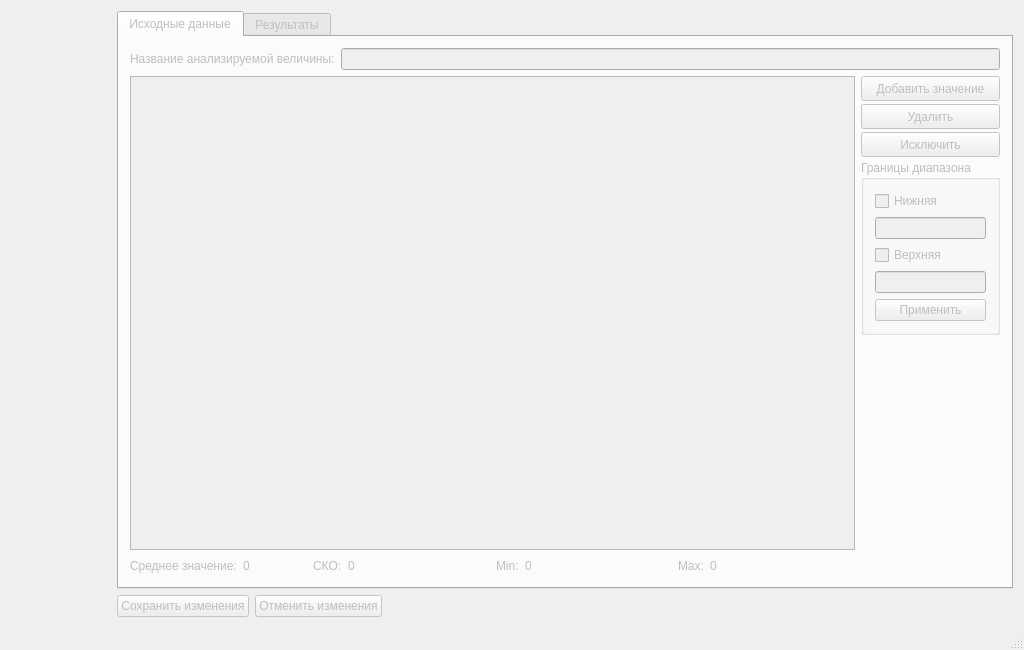
<?xml version="1.0" encoding="UTF-8"?>
<ui version="4.0">
 <class>MainWindow</class>
 <widget class="QMainWindow" name="MainWindow">
  <property name="geometry">
   <rect>
    <x>0</x>
    <y>0</y>
    <width>1024</width>
    <height>650</height>
   </rect>
  </property>
  <property name="windowTitle">
   <string>Парнас 0.9</string>
  </property>
  <widget class="QWidget" name="centralWidget">
   <layout class="QHBoxLayout" name="horizontalLayout">
    <item>
     <widget class="PropWidget" name="wgtProp" native="true">
      <property name="enabled">
       <bool>false</bool>
      </property>
      <property name="minimumSize">
       <size>
        <width>100</width>
        <height>100</height>
       </size>
      </property>
     </widget>
    </item>
    <item>
     <layout class="QVBoxLayout" name="verticalLayout_5">
      <item>
       <widget class="QTabWidget" name="tabWidget">
        <property name="enabled">
         <bool>false</bool>
        </property>
        <property name="currentIndex">
         <number>0</number>
        </property>
        <widget class="QWidget" name="tab">
         <attribute name="title">
          <string>Исходные данные</string>
         </attribute>
         <layout class="QVBoxLayout" name="verticalLayout_6">
          <item>
           <layout class="QHBoxLayout" name="horizontalLayout_2">
            <item>
             <widget class="QLabel" name="label_2">
              <property name="sizePolicy">
               <sizepolicy hsizetype="Minimum" vsizetype="Preferred">
                <horstretch>0</horstretch>
                <verstretch>0</verstretch>
               </sizepolicy>
              </property>
              <property name="text">
               <string>Название анализируемой величины:</string>
              </property>
             </widget>
            </item>
            <item>
             <widget class="QLineEdit" name="txtPropertyName"/>
            </item>
           </layout>
          </item>
          <item>
           <layout class="QHBoxLayout" name="horizontalLayout_4">
            <item>
             <layout class="QVBoxLayout" name="verticalLayout_3">
              <item>
               <widget class="SourceDataView" name="tblSourceData">
                <property name="selectionBehavior">
                 <enum>QAbstractItemView::SelectRows</enum>
                </property>
               </widget>
              </item>
              <item>
               <layout class="QHBoxLayout" name="hlayStat">
                <item>
                 <layout class="QHBoxLayout" name="hlayMean">
                  <item>
                   <widget class="QLabel" name="label_3">
                    <property name="text">
                     <string>Среднее значение:</string>
                    </property>
                   </widget>
                  </item>
                  <item>
                   <widget class="QLabel" name="lblMean">
                    <property name="text">
                     <string>0</string>
                    </property>
                   </widget>
                  </item>
                  <item>
                   <spacer name="horizontalSpacer_2">
                    <property name="orientation">
                     <enum>Qt::Horizontal</enum>
                    </property>
                    <property name="sizeHint" stdset="0">
                     <size>
                      <width>40</width>
                      <height>20</height>
                     </size>
                    </property>
                   </spacer>
                  </item>
                 </layout>
                </item>
                <item>
                 <layout class="QHBoxLayout" name="hlayStdev">
                  <item>
                   <widget class="QLabel" name="label_5">
                    <property name="text">
                     <string>СКО:</string>
                    </property>
                   </widget>
                  </item>
                  <item>
                   <widget class="QLabel" name="lblStdev">
                    <property name="text">
                     <string>0</string>
                    </property>
                   </widget>
                  </item>
                  <item>
                   <spacer name="horizontalSpacer_3">
                    <property name="orientation">
                     <enum>Qt::Horizontal</enum>
                    </property>
                    <property name="sizeHint" stdset="0">
                     <size>
                      <width>40</width>
                      <height>20</height>
                     </size>
                    </property>
                   </spacer>
                  </item>
                 </layout>
                </item>
                <item>
                 <layout class="QHBoxLayout" name="hlayMin">
                  <item>
                   <widget class="QLabel" name="lblLabelMin">
                    <property name="text">
                     <string>Min:</string>
                    </property>
                   </widget>
                  </item>
                  <item>
                   <widget class="QLabel" name="lblMin">
                    <property name="text">
                     <string>0</string>
                    </property>
                   </widget>
                  </item>
                  <item>
                   <spacer name="horizontalSpacer_4">
                    <property name="orientation">
                     <enum>Qt::Horizontal</enum>
                    </property>
                    <property name="sizeHint" stdset="0">
                     <size>
                      <width>40</width>
                      <height>20</height>
                     </size>
                    </property>
                   </spacer>
                  </item>
                 </layout>
                </item>
                <item>
                 <layout class="QHBoxLayout" name="hlayMax">
                  <item>
                   <widget class="QLabel" name="lblLabelMax">
                    <property name="text">
                     <string>Max:</string>
                    </property>
                   </widget>
                  </item>
                  <item>
                   <widget class="QLabel" name="lblMax">
                    <property name="text">
                     <string>0</string>
                    </property>
                   </widget>
                  </item>
                  <item>
                   <spacer name="horizontalSpacer_5">
                    <property name="orientation">
                     <enum>Qt::Horizontal</enum>
                    </property>
                    <property name="sizeHint" stdset="0">
                     <size>
                      <width>40</width>
                      <height>20</height>
                     </size>
                    </property>
                   </spacer>
                  </item>
                 </layout>
                </item>
               </layout>
              </item>
             </layout>
            </item>
            <item>
             <layout class="QVBoxLayout" name="verticalLayout_2">
              <property name="spacing">
               <number>3</number>
              </property>
              <item>
               <widget class="QPushButton" name="btnAddValue">
                <property name="sizePolicy">
                 <sizepolicy hsizetype="Minimum" vsizetype="Fixed">
                  <horstretch>0</horstretch>
                  <verstretch>50</verstretch>
                 </sizepolicy>
                </property>
                <property name="minimumSize">
                 <size>
                  <width>0</width>
                  <height>25</height>
                 </size>
                </property>
                <property name="text">
                 <string>Добавить значение</string>
                </property>
               </widget>
              </item>
              <item>
               <widget class="QPushButton" name="btnDeleteValue">
                <property name="minimumSize">
                 <size>
                  <width>0</width>
                  <height>25</height>
                 </size>
                </property>
                <property name="text">
                 <string>Удалить</string>
                </property>
               </widget>
              </item>
              <item>
               <widget class="QPushButton" name="btnExceptValue">
                <property name="minimumSize">
                 <size>
                  <width>0</width>
                  <height>25</height>
                 </size>
                </property>
                <property name="text">
                 <string>Исключить</string>
                </property>
               </widget>
              </item>
              <item>
               <widget class="QGroupBox" name="gbxBorders">
                <property name="maximumSize">
                 <size>
                  <width>160</width>
                  <height>16777215</height>
                 </size>
                </property>
                <property name="title">
                 <string>Границы диапазона</string>
                </property>
                <layout class="QVBoxLayout" name="verticalLayout">
                 <item>
                  <widget class="QCheckBox" name="cbxLower">
                   <property name="text">
                    <string>Нижняя</string>
                   </property>
                  </widget>
                 </item>
                 <item>
                  <widget class="DoubleNumberEdit" name="txtLower">
                   <property name="enabled">
                    <bool>false</bool>
                   </property>
                   <property name="sizePolicy">
                    <sizepolicy hsizetype="Minimum" vsizetype="Fixed">
                     <horstretch>0</horstretch>
                     <verstretch>0</verstretch>
                    </sizepolicy>
                   </property>
                   <property name="maximumSize">
                    <size>
                     <width>150</width>
                     <height>16777215</height>
                    </size>
                   </property>
                  </widget>
                 </item>
                 <item>
                  <widget class="QCheckBox" name="cbxUpper">
                   <property name="text">
                    <string>Верхняя</string>
                   </property>
                  </widget>
                 </item>
                 <item>
                  <widget class="DoubleNumberEdit" name="txtUpper">
                   <property name="enabled">
                    <bool>false</bool>
                   </property>
                   <property name="sizePolicy">
                    <sizepolicy hsizetype="Minimum" vsizetype="Fixed">
                     <horstretch>0</horstretch>
                     <verstretch>0</verstretch>
                    </sizepolicy>
                   </property>
                   <property name="maximumSize">
                    <size>
                     <width>150</width>
                     <height>16777215</height>
                    </size>
                   </property>
                  </widget>
                 </item>
                 <item>
                  <widget class="QPushButton" name="btnApply">
                   <property name="maximumSize">
                    <size>
                     <width>150</width>
                     <height>16777215</height>
                    </size>
                   </property>
                   <property name="text">
                    <string>Применить</string>
                   </property>
                  </widget>
                 </item>
                </layout>
               </widget>
              </item>
              <item>
               <spacer name="verticalSpacer">
                <property name="orientation">
                 <enum>Qt::Vertical</enum>
                </property>
                <property name="sizeHint" stdset="0">
                 <size>
                  <width>20</width>
                  <height>40</height>
                 </size>
                </property>
               </spacer>
              </item>
             </layout>
            </item>
           </layout>
          </item>
         </layout>
        </widget>
        <widget class="QWidget" name="tab_2">
         <attribute name="title">
          <string>Результаты</string>
         </attribute>
         <layout class="QVBoxLayout" name="verticalLayout_4">
          <item>
           <widget class="ResultsWidget" name="results" native="true"/>
          </item>
         </layout>
        </widget>
       </widget>
      </item>
      <item>
       <layout class="QHBoxLayout" name="horizontalLayout_3">
        <item>
         <widget class="QPushButton" name="btnSavePropertyChanges">
          <property name="enabled">
           <bool>false</bool>
          </property>
          <property name="text">
           <string>Сохранить изменения</string>
          </property>
         </widget>
        </item>
        <item>
         <widget class="QPushButton" name="btnRollbackPropertyChanges">
          <property name="enabled">
           <bool>false</bool>
          </property>
          <property name="text">
           <string>Отменить изменения</string>
          </property>
         </widget>
        </item>
        <item>
         <spacer name="horizontalSpacer">
          <property name="orientation">
           <enum>Qt::Horizontal</enum>
          </property>
          <property name="sizeHint" stdset="0">
           <size>
            <width>40</width>
            <height>20</height>
           </size>
          </property>
         </spacer>
        </item>
       </layout>
      </item>
     </layout>
    </item>
   </layout>
  </widget>
  <widget class="QMenuBar" name="menuBar">
   <property name="geometry">
    <rect>
     <x>0</x>
     <y>0</y>
     <width>1024</width>
     <height>21</height>
    </rect>
   </property>
  </widget>
  <widget class="QStatusBar" name="statusBar"/>
 </widget>
 <layoutdefault spacing="6" margin="11"/>
 <customwidgets>
  <customwidget>
   <class>DoubleNumberEdit</class>
   <extends>QLineEdit</extends>
   <header>extra_widgets/numberedit.h</header>
  </customwidget>
  <customwidget>
   <class>ResultsWidget</class>
   <extends>QWidget</extends>
   <header>resultswidget.h</header>
   <container>1</container>
  </customwidget>
  <customwidget>
   <class>SourceDataView</class>
   <extends>QTableView</extends>
   <header>sourcedata.h</header>
  </customwidget>
  <customwidget>
   <class>PropWidget</class>
   <extends>QWidget</extends>
   <header>propwidget.h</header>
   <container>1</container>
  </customwidget>
 </customwidgets>
 <resources/>
 <connections>
  <connection>
   <sender>cbxUpper</sender>
   <signal>toggled(bool)</signal>
   <receiver>txtUpper</receiver>
   <slot>setEnabled(bool)</slot>
   <hints>
    <hint type="sourcelabel">
     <x>818</x>
     <y>260</y>
    </hint>
    <hint type="destinationlabel">
     <x>838</x>
     <y>278</y>
    </hint>
   </hints>
  </connection>
  <connection>
   <sender>cbxLower</sender>
   <signal>toggled(bool)</signal>
   <receiver>txtLower</receiver>
   <slot>setEnabled(bool)</slot>
   <hints>
    <hint type="sourcelabel">
     <x>808</x>
     <y>208</y>
    </hint>
    <hint type="destinationlabel">
     <x>821</x>
     <y>228</y>
    </hint>
   </hints>
  </connection>
 </connections>
 <slots>
  <signal>sgnlChanged()</signal>
  <slot>slotAddProperty()</slot>
  <slot>slotDeleteProperty()</slot>
  <slot>slotSaveProperty()</slot>
  <slot>slotSourceDataDelete()</slot>
  <slot>slotDataChanged()</slot>
 </slots>
</ui>
